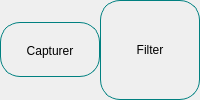
                      <widget class="QWidget" name="cardsFrame" native="true">
                       <layout class="QHBoxLayout" name="horizontalLayout_13">
                        <property name="spacing">
                         <number>0</number>
                        </property>
                        <property name="leftMargin">
                         <number>0</number>
                        </property>
                        <property name="topMargin">
                         <number>0</number>
                        </property>
                        <property name="rightMargin">
                         <number>0</number>
                        </property>
                        <property name="bottomMargin">
                         <number>0</number>
                        </property>
                        <item>
                         <widget class="QFrame" name="card1">
                          <property name="minimumSize">
                           <size>
                            <width>0</width>
                            <height>55</height>
                           </size>
                          </property>
                          <property name="maximumSize">
                           <size>
                            <width>16777215</width>
                            <height>55</height>
                           </size>
                          </property>
                          <property name="font">
                           <font>
                            <weight>75</weight>
                            <bold>true</bold>
                           </font>
                          </property>
                          <property name="styleSheet">
                           <string notr="true">border-radius:20px;
border: 1px solid #008080;
</string>
                          </property>
                          <property name="frameShape">
                           <enum>QFrame::StyledPanel</enum>
                          </property>
                          <property name="frameShadow">
                           <enum>QFrame::Raised</enum>
                          </property>
                          <layout class="QHBoxLayout" name="horizontalLayout_17">
                           <property name="spacing">
                            <number>0</number>
                           </property>
                           <property name="leftMargin">
                            <number>0</number>
                           </property>
                           <property name="topMargin">
                            <number>0</number>
                           </property>
                           <property name="rightMargin">
                            <number>0</number>
                           </property>
                           <property name="bottomMargin">
                            <number>0</number>
                           </property>
                           <item>
                            <widget class="QPushButton" name="to_capture">
                             <property name="minimumSize">
                              <size>
                               <width>35</width>
                               <height>55</height>
                              </size>
                             </property>
                             <property name="maximumSize">
                              <size>
                               <width>16777215</width>
                               <height>55</height>
                              </size>
                             </property>
                             <property name="styleSheet">
                              <string notr="true">border:none;</string>
                             </property>
                             <property name="text">
                              <string>Capturer</string>
                             </property>
                             <property name="icon">
                              <iconset resource="../Qss/icons/_icons.qrc">
                               <normaloff>:/feather/icons/feather/package.png</normaloff>:/feather/icons/feather/package.png</iconset>
                             </property>
                             <property name="iconSize">
                              <size>
                               <width>40</width>
                               <height>40</height>
                              </size>
                             </property>
                             <property name="checkable">
                              <bool>true</bool>
                             </property>
                             <property name="flat">
                              <bool>false</bool>
                             </property>
                            </widget>
                           </item>
                          </layout>
                         </widget>
                        </item>
                        <item>
                         <widget class="QFrame" name="card2">
                          <property name="styleSheet">
                           <string notr="true">border-radius:20px;
border: 1px  solid #008080;</string>
                          </property>
                          <property name="frameShape">
                           <enum>QFrame::StyledPanel</enum>
                          </property>
                          <property name="frameShadow">
                           <enum>QFrame::Raised</enum>
                          </property>
                          <layout class="QVBoxLayout" name="verticalLayout_24">
                           <property name="spacing">
                            <number>0</number>
                           </property>
                           <property name="leftMargin">
                            <number>0</number>
                           </property>
                           <property name="topMargin">
                            <number>0</number>
                           </property>
                           <property name="rightMargin">
                            <number>0</number>
                           </property>
                           <property name="bottomMargin">
                            <number>0</number>
                           </property>
                           <item>
                            <widget class="QPushButton" name="to_filtrer">
                             <property name="minimumSize">
                              <size>
                               <width>35</width>
                               <height>55</height>
                              </size>
                             </property>
                             <property name="maximumSize">
                              <size>
                               <width>16777215</width>
                               <height>55</height>
                              </size>
                             </property>
                             <property name="styleSheet">
                              <string notr="true">border: none;</string>
                             </property>
                             <property name="text">
                              <string>Filter</string>
                             </property>
                             <property name="icon">
                              <iconset resource="../Qss/icons/_icons.qrc">
                               <normaloff>:/feather/icons/feather/filter.png</normaloff>:/feather/icons/feather/filter.png</iconset>
                             </property>
                             <property name="iconSize">
                              <size>
                               <width>30</width>
                               <height>30</height>
                              </size>
                             </property>
                             <property name="checkable">
                              <bool>true</bool>
                             </property>
                            </widget>
                           </item>
                          </layout>
                         </widget>
                        </item>
                       </layout>
                      </widget>
